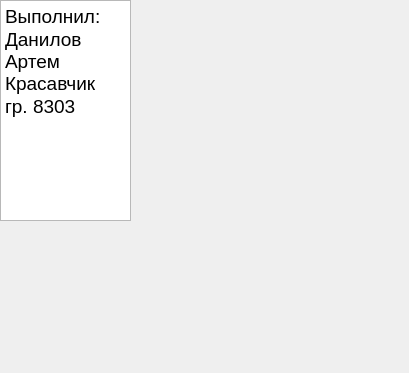
<?xml version="1.0" encoding="UTF-8"?>
<ui version="4.0">
 <class>about</class>
 <widget class="QDialog" name="about">
  <property name="geometry">
   <rect>
    <x>0</x>
    <y>0</y>
    <width>409</width>
    <height>373</height>
   </rect>
  </property>
  <property name="windowTitle">
   <string>Dialog</string>
  </property>
  <widget class="QLabel" name="YA">
   <property name="geometry">
    <rect>
     <x>130</x>
     <y>0</y>
     <width>281</width>
     <height>371</height>
    </rect>
   </property>
   <property name="mouseTracking">
    <bool>true</bool>
   </property>
   <property name="text">
    <string/>
   </property>
   <property name="pixmap">
    <pixmap resource="resourses.qrc">:/img/img/me.sFfjs.jpg</pixmap>
   </property>
  </widget>
  <widget class="QTextEdit" name="textEdit">
   <property name="geometry">
    <rect>
     <x>0</x>
     <y>0</y>
     <width>131</width>
     <height>221</height>
    </rect>
   </property>
   <property name="html">
    <string>&lt;!DOCTYPE HTML PUBLIC &quot;-//W3C//DTD HTML 4.0//EN&quot; &quot;http://www.w3.org/TR/REC-html40/strict.dtd&quot;&gt;
&lt;html&gt;&lt;head&gt;&lt;meta name=&quot;qrichtext&quot; content=&quot;1&quot; /&gt;&lt;style type=&quot;text/css&quot;&gt;
p, li { white-space: pre-wrap; }
&lt;/style&gt;&lt;/head&gt;&lt;body style=&quot; font-family:'Ubuntu'; font-size:11pt; font-weight:400; font-style:normal;&quot;&gt;
&lt;p style=&quot; margin-top:0px; margin-bottom:0px; margin-left:0px; margin-right:0px; -qt-block-indent:0; text-indent:0px;&quot;&gt;&lt;span style=&quot; font-family:'Ubuntu'; font-size:14pt;&quot;&gt;Выполнил:&lt;/span&gt;&lt;/p&gt;
&lt;p style=&quot; margin-top:0px; margin-bottom:0px; margin-left:0px; margin-right:0px; -qt-block-indent:0; text-indent:0px;&quot;&gt;&lt;span style=&quot; font-family:'Ubuntu'; font-size:14pt;&quot;&gt;Данилов Артем Красавчик&lt;/span&gt;&lt;/p&gt;
&lt;p style=&quot; margin-top:0px; margin-bottom:0px; margin-left:0px; margin-right:0px; -qt-block-indent:0; text-indent:0px;&quot;&gt;&lt;span style=&quot; font-family:'Ubuntu'; font-size:14pt;&quot;&gt;гр. 8303&lt;/span&gt;&lt;/p&gt;&lt;/body&gt;&lt;/html&gt;</string>
   </property>
  </widget>
 </widget>
 <resources>
  <include location="resourses.qrc"/>
 </resources>
 <connections/>
</ui>
